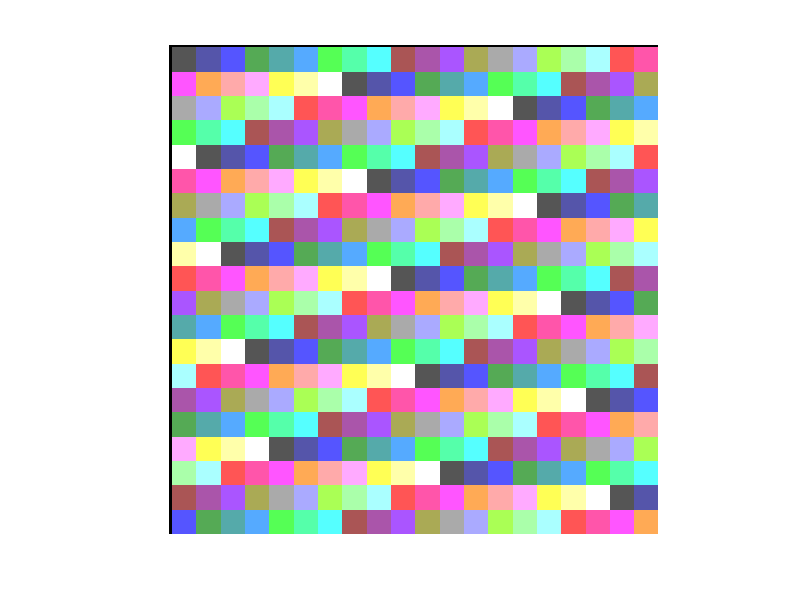

Source code (MATLAB):
1;

num_rows = 20;
num_cols = 20;
N = 3;
u = floor(255/N);
vals = [1:N]*u;

squareSize = 10;
img = uint8(zeros(10*20, 10*20, 3));
k=1;
all_colors = {};
for r=vals
    for g=vals
        for b=vals
            color = [r g b];
            all_colors{end+1} = color;
        end
    end
end


num_colors = numel(all_colors);
k=0;
for y=1:num_rows,
    for x=1:num_cols,
        k = ifelse(k == num_colors, 1, k+1);
        start_y = 1+(y-1)*squareSize;
        start_x = 1+(x-1)*squareSize;
        for i=1:squareSize,
            for j=1:squareSize,
       % img(1+(y-1)*squareSize:y*squareSize,1+(x-1)*squareSize:x*squareSize,:) = all_colors{k};
      img(start_y+i,start_x+j,:) = all_colors{k};
            end
        end
    end
end

imshow(img);
